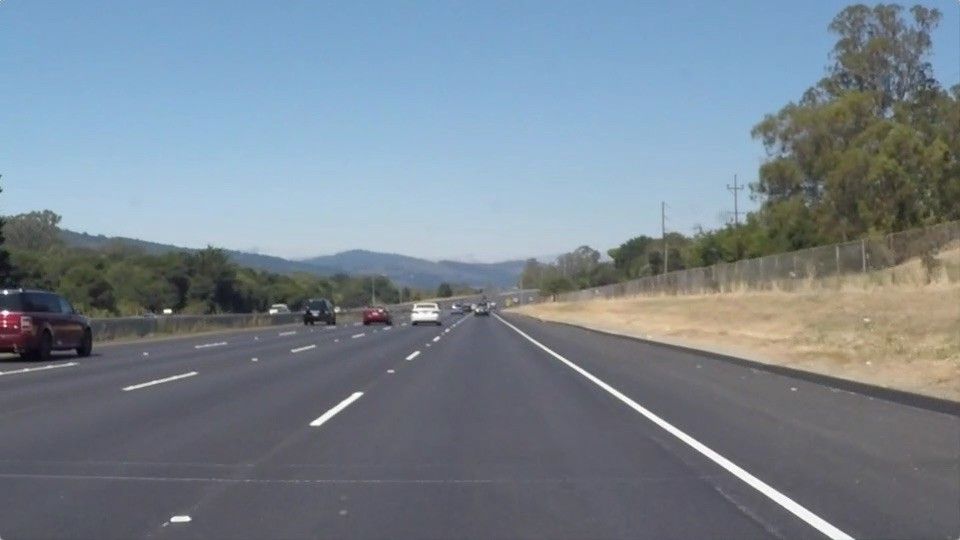
#> input picture lane_detection_project/img/lane1.jpeg, 960 x 540 px
$ python canny_test.py
#> lines starting #> are read from the running program, lines starting #| are printed output that depends on the picture; after the words box and inside, x2 and y2 are one past the last pixel; in counts of white or black regions, pixels touching at a corner belong together
import time
import cv2
import keyboard
import numpy as np

def nothing(x):
    pass

if __name__ == '__main__':
    cv2.namedWindow("frame")
    cv2.createTrackbar("high", "frame", 0, 100, nothing)
    cv2.createTrackbar("low", "frame", 0, 100, nothing)

    img = cv2.imread('img/lane1.jpeg')
#> img is the input picture: shape (540, 960, 3); mean B, G, R 143.7, 132.5, 120.3
    threshold_low = 0
    threshold_high = 255
    while(1):
        edges = cv2.Canny(img, threshold_low, threshold_high)
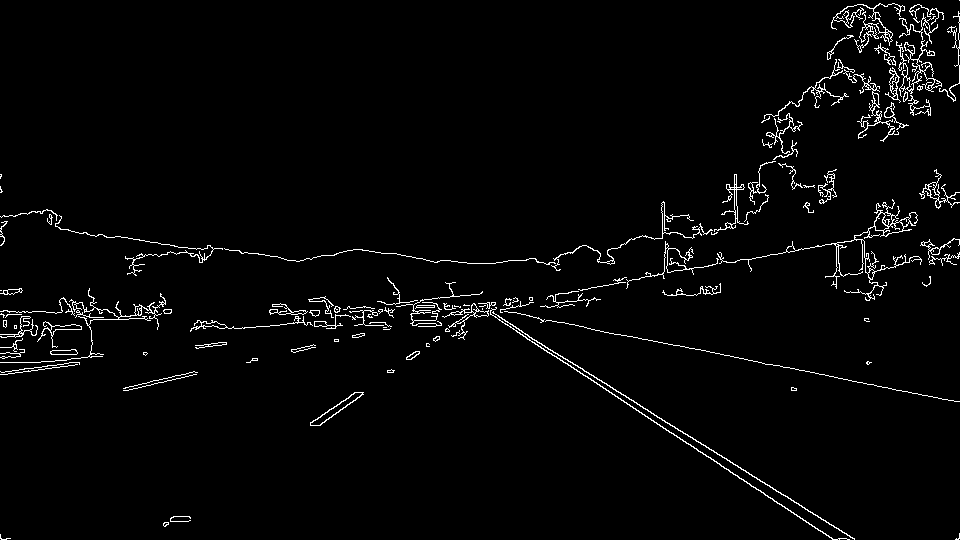
#> edges: shape (540, 960); 2.5% white in thin lines or dots
        cv2.imshow("frame", edges)
        if cv2.waitKey(1) & 0xFF == ord('q'):
#> (key q is pressed here)
            break
        if keyboard.is_pressed('a'):
            threshold_high -= 10
            print(threshold_low, threshold_high)
        if keyboard.is_pressed('s'):
            threshold_high += 10
            print(threshold_low, threshold_high)
        if keyboard.is_pressed('z'):
            threshold_low -= 10
            print(threshold_low, threshold_high)
        if keyboard.is_pressed('x'):
            threshold_low += 10
            print(threshold_low, threshold_high)
    cv2.destroyAllWindows()

$ run again, with lane_detection_project/img/chess2.jpg copied over lane_detection_project/img/lane1.jpeg
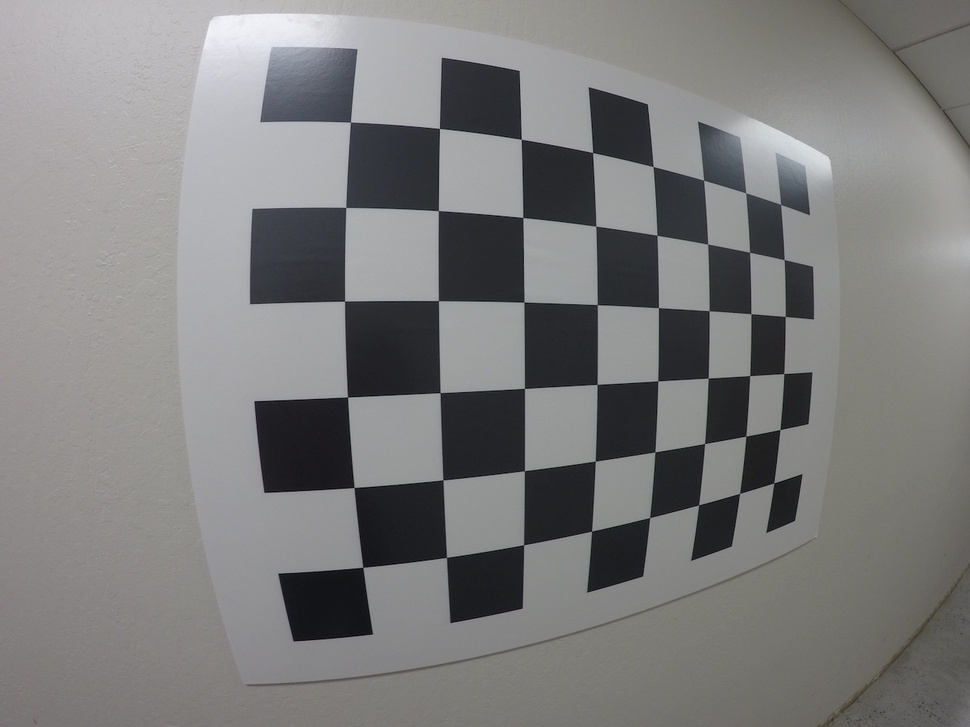
#> input picture lane_detection_project/img/chess2.jpg, 970 x 727 px, shrunk from 1280 x 960 before the run
#> img is the input picture: shape (727, 970, 3); mean B, G, R 124.7, 124.9, 125.1
#> `edges = cv2.Canny(img, threshold_low, threshold_high)`:
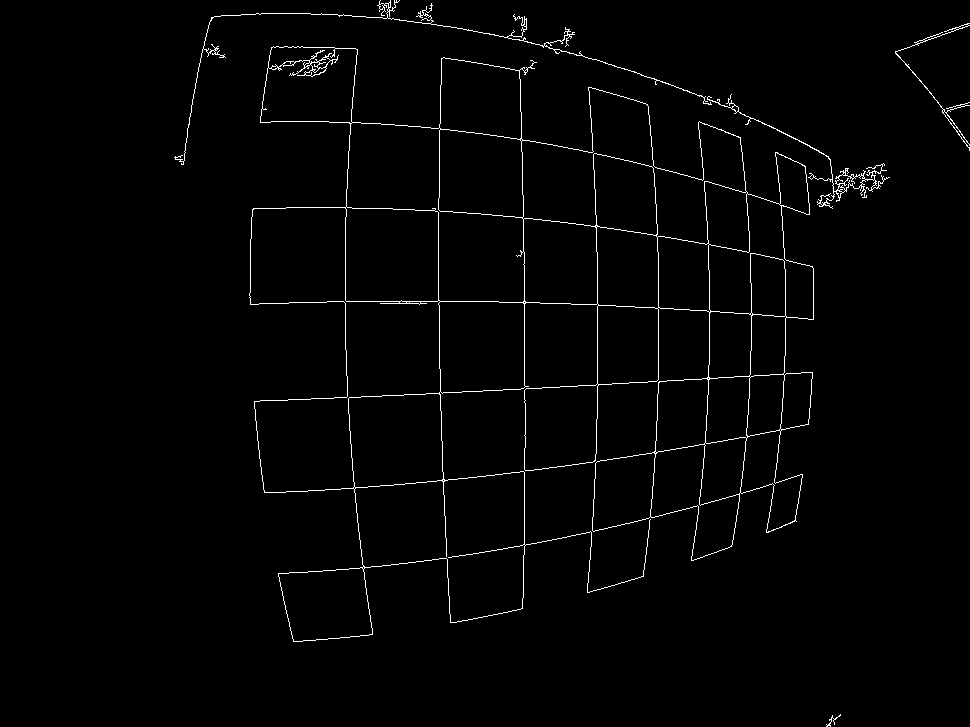
#> edges: shape (727, 970); 1.6% white in thin lines or dots, all inside (x1, y1, x2, y2) = (174, 0, 970, 727)

$ run again, with lane_detection_project/img/lane2.jpg copied over lane_detection_project/img/lane1.jpeg
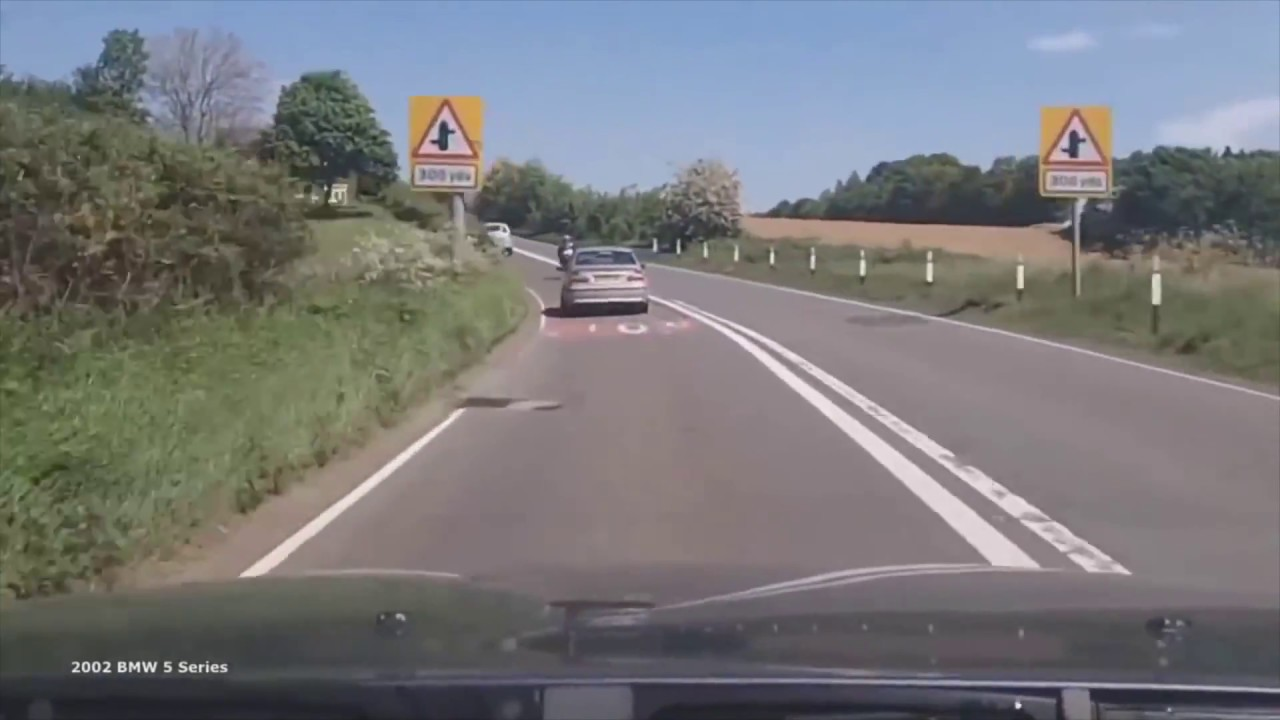
#> input picture lane_detection_project/img/lane2.jpg, 1280 x 720 px
#> img is the input picture: shape (720, 1280, 3); mean B, G, R 121.8, 119.6, 119.4
#> `edges = cv2.Canny(img, threshold_low, threshold_high)`:
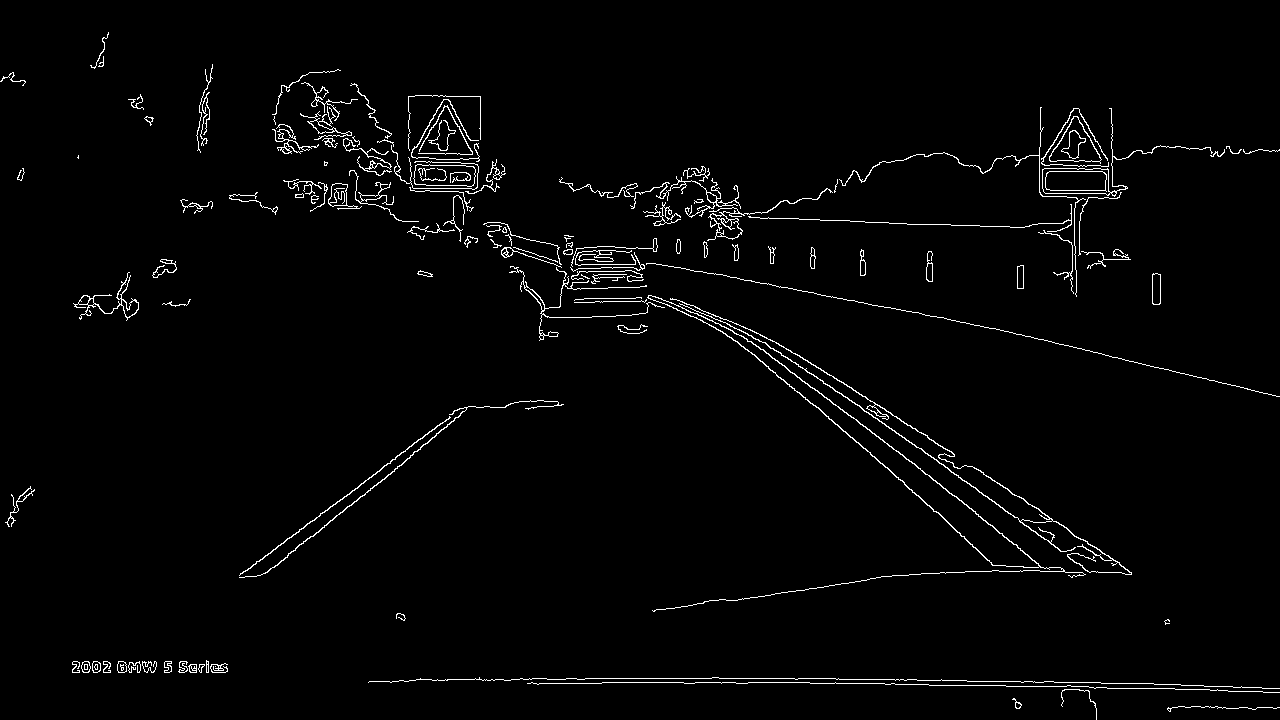
#> edges: shape (720, 1280); 2.1% white in thin lines or dots

$ run again, with lane_detection_project/img/lane3.jpg copied over lane_detection_project/img/lane1.jpeg
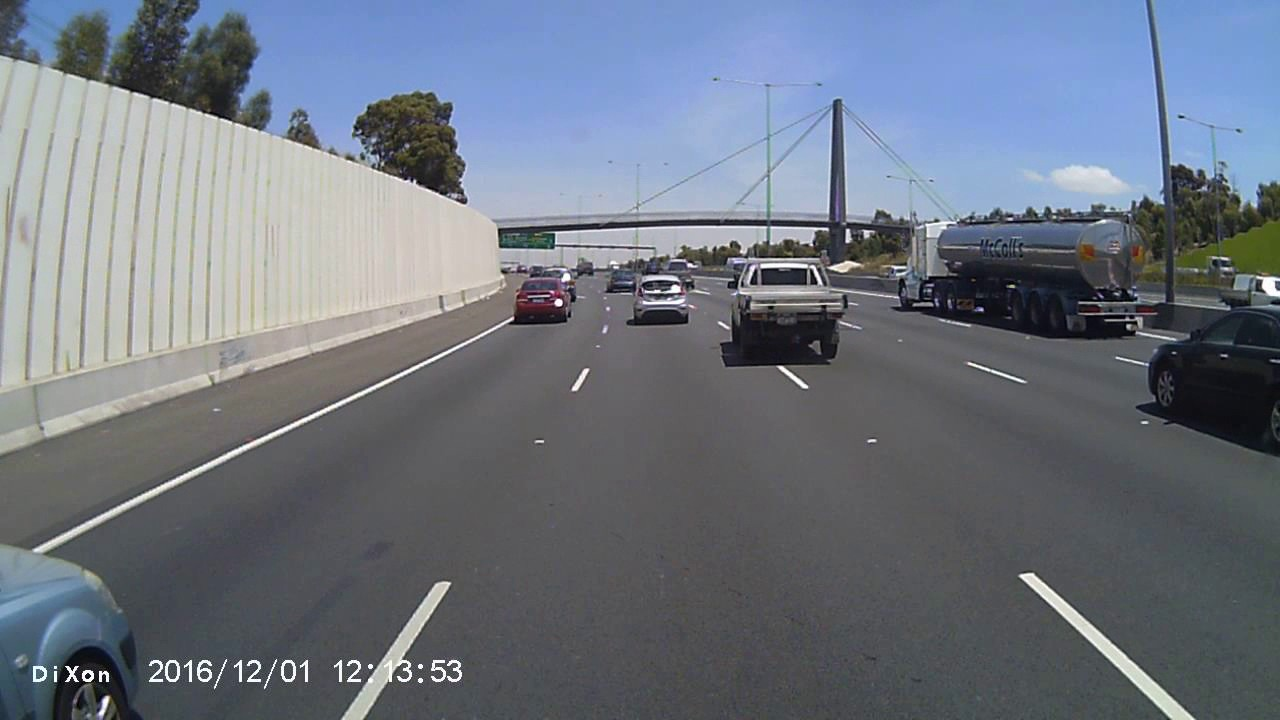
#> input picture lane_detection_project/img/lane3.jpg, 1280 x 720 px
#> img is the input picture: shape (720, 1280, 3); mean B, G, R 128.8, 117.2, 110.1
#> `edges = cv2.Canny(img, threshold_low, threshold_high)`:
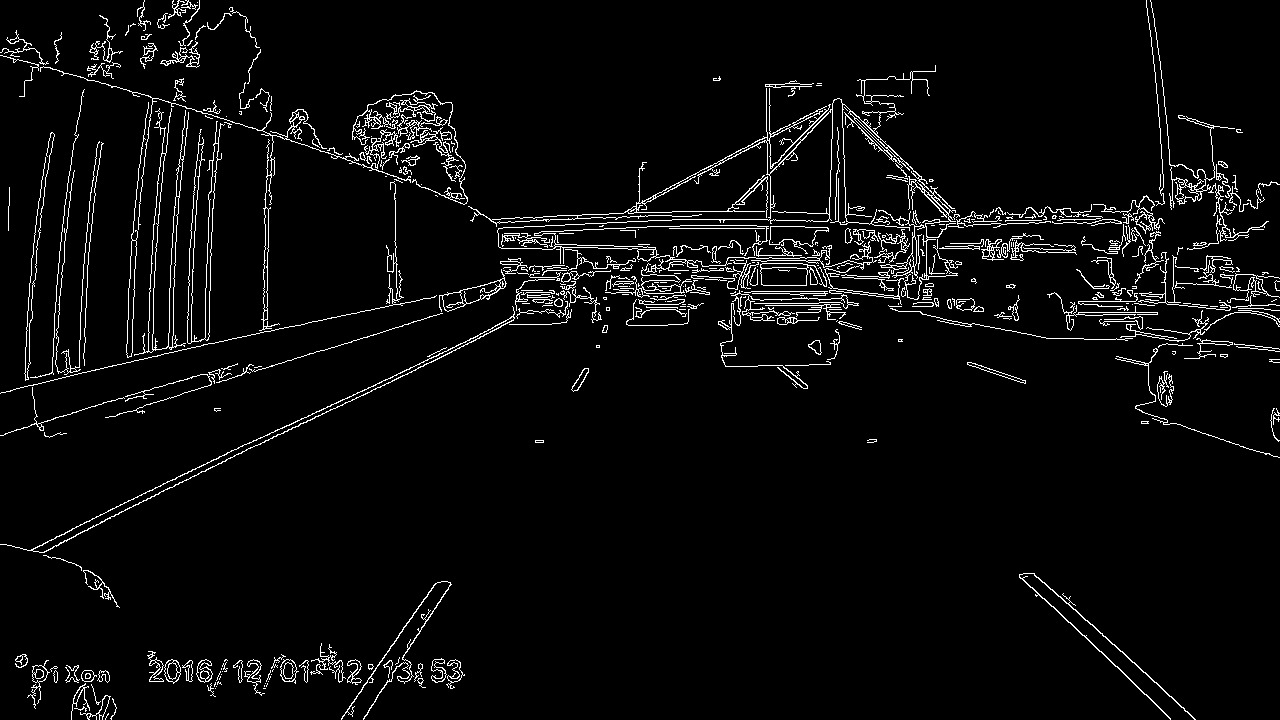
#> edges: shape (720, 1280); 4.2% white in thin lines or dots
